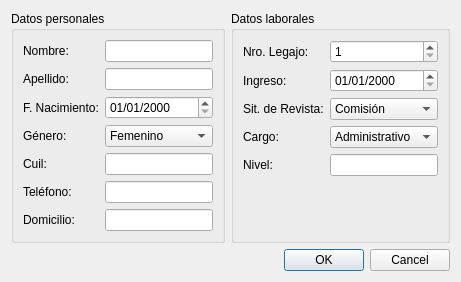
<?xml version="1.0" encoding="UTF-8"?>
<ui version="4.0">
 <class>Agregar</class>
 <widget class="QDialog" name="Agregar">
  <property name="geometry">
   <rect>
    <x>0</x>
    <y>0</y>
    <width>544</width>
    <height>324</height>
   </rect>
  </property>
  <property name="windowTitle">
   <string>Agregar empleado</string>
  </property>
  <property name="modal">
   <bool>true</bool>
  </property>
  <layout class="QVBoxLayout" name="verticalLayout">
   <property name="sizeConstraint">
    <enum>QLayout::SetFixedSize</enum>
   </property>
   <item>
    <layout class="QHBoxLayout" name="horizontalLayout">
     <item>
      <widget class="QGroupBox" name="groupBox">
       <property name="title">
        <string>Datos personales</string>
       </property>
       <layout class="QFormLayout" name="formLayout_3">
        <property name="fieldGrowthPolicy">
         <enum>QFormLayout::AllNonFixedFieldsGrow</enum>
        </property>
        <item row="0" column="0">
         <widget class="QLabel" name="lblNombre">
          <property name="text">
           <string>Nombre:</string>
          </property>
         </widget>
        </item>
        <item row="0" column="1">
         <widget class="QLineEdit" name="leNombre"/>
        </item>
        <item row="1" column="0">
         <widget class="QLabel" name="lblApellido">
          <property name="text">
           <string>Apellido:</string>
          </property>
         </widget>
        </item>
        <item row="1" column="1">
         <widget class="QLineEdit" name="leApellido"/>
        </item>
        <item row="2" column="0">
         <widget class="QLabel" name="lblFechaNacimiento">
          <property name="text">
           <string>F. Nacimiento:</string>
          </property>
         </widget>
        </item>
        <item row="2" column="1">
         <widget class="QDateEdit" name="deFechaNacimiento">
          <property name="displayFormat">
           <string>dd/MM/yyyy</string>
          </property>
         </widget>
        </item>
        <item row="3" column="0">
         <widget class="QLabel" name="lblGenero">
          <property name="text">
           <string>Género:</string>
          </property>
         </widget>
        </item>
        <item row="3" column="1">
         <widget class="QComboBox" name="cmbGenero">
          <item>
           <property name="text">
            <string>Femenino</string>
           </property>
          </item>
          <item>
           <property name="text">
            <string>Masculino</string>
           </property>
          </item>
         </widget>
        </item>
        <item row="4" column="0">
         <widget class="QLabel" name="lblCuil">
          <property name="text">
           <string>Cuil:</string>
          </property>
         </widget>
        </item>
        <item row="4" column="1">
         <widget class="QLineEdit" name="leCuil">
          <property name="maxLength">
           <number>13</number>
          </property>
         </widget>
        </item>
        <item row="5" column="0">
         <widget class="QLabel" name="lblTelefono">
          <property name="text">
           <string>Teléfono:</string>
          </property>
         </widget>
        </item>
        <item row="5" column="1">
         <widget class="QLineEdit" name="leTelefono"/>
        </item>
        <item row="6" column="0">
         <widget class="QLabel" name="lblDomicilio">
          <property name="text">
           <string>Domicilio:</string>
          </property>
         </widget>
        </item>
        <item row="6" column="1">
         <widget class="QLineEdit" name="leDomicilio"/>
        </item>
       </layout>
      </widget>
     </item>
     <item>
      <widget class="QGroupBox" name="groupBox_2">
       <property name="title">
        <string>Datos laborales</string>
       </property>
       <layout class="QFormLayout" name="formLayout_2">
        <property name="fieldGrowthPolicy">
         <enum>QFormLayout::AllNonFixedFieldsGrow</enum>
        </property>
        <item row="1" column="0">
         <widget class="QLabel" name="lblNroLegajo">
          <property name="text">
           <string>Nro. Legajo:</string>
          </property>
         </widget>
        </item>
        <item row="1" column="1">
         <widget class="QSpinBox" name="sbNroLegajo">
          <property name="minimum">
           <number>1</number>
          </property>
          <property name="maximum">
           <number>1000</number>
          </property>
         </widget>
        </item>
        <item row="2" column="0">
         <widget class="QLabel" name="lblFechaIngreso">
          <property name="text">
           <string>Ingreso:</string>
          </property>
         </widget>
        </item>
        <item row="2" column="1">
         <widget class="QDateEdit" name="deFechaIngreso">
          <property name="displayFormat">
           <string>dd/MM/yyyy</string>
          </property>
         </widget>
        </item>
        <item row="3" column="0">
         <widget class="QLabel" name="lblRevista">
          <property name="text">
           <string>Sit. de Revista:</string>
          </property>
         </widget>
        </item>
        <item row="3" column="1">
         <widget class="QComboBox" name="cmbRevista">
          <item>
           <property name="text">
            <string>Comisión</string>
           </property>
          </item>
          <item>
           <property name="text">
            <string>Pasantía</string>
           </property>
          </item>
          <item>
           <property name="text">
            <string>Permanente</string>
           </property>
          </item>
          <item>
           <property name="text">
            <string>Temporaria</string>
           </property>
          </item>
          <item>
           <property name="text">
            <string>Transitoria</string>
           </property>
          </item>
         </widget>
        </item>
        <item row="4" column="0">
         <widget class="QLabel" name="lblCargo">
          <property name="text">
           <string>Cargo:</string>
          </property>
         </widget>
        </item>
        <item row="4" column="1">
         <widget class="QComboBox" name="cmbCargo">
          <item>
           <property name="text">
            <string>Administrativo</string>
           </property>
          </item>
          <item>
           <property name="text">
            <string>Jerárquico</string>
           </property>
          </item>
          <item>
           <property name="text">
            <string>Obrero</string>
           </property>
          </item>
          <item>
           <property name="text">
            <string>Profesional</string>
           </property>
          </item>
          <item>
           <property name="text">
            <string>Servicio</string>
           </property>
          </item>
         </widget>
        </item>
        <item row="6" column="0">
         <widget class="QLabel" name="lblNivel">
          <property name="text">
           <string>Nivel:</string>
          </property>
         </widget>
        </item>
        <item row="6" column="1">
         <widget class="QLineEdit" name="leNivel"/>
        </item>
       </layout>
      </widget>
     </item>
    </layout>
   </item>
   <item>
    <widget class="QDialogButtonBox" name="buttonBox">
     <property name="orientation">
      <enum>Qt::Horizontal</enum>
     </property>
     <property name="standardButtons">
      <set>QDialogButtonBox::Cancel|QDialogButtonBox::Ok</set>
     </property>
    </widget>
   </item>
  </layout>
 </widget>
 <resources/>
 <connections>
  <connection>
   <sender>buttonBox</sender>
   <signal>accepted()</signal>
   <receiver>Agregar</receiver>
   <slot>accept()</slot>
   <hints>
    <hint type="sourcelabel">
     <x>248</x>
     <y>254</y>
    </hint>
    <hint type="destinationlabel">
     <x>157</x>
     <y>274</y>
    </hint>
   </hints>
  </connection>
  <connection>
   <sender>buttonBox</sender>
   <signal>rejected()</signal>
   <receiver>Agregar</receiver>
   <slot>reject()</slot>
   <hints>
    <hint type="sourcelabel">
     <x>316</x>
     <y>260</y>
    </hint>
    <hint type="destinationlabel">
     <x>286</x>
     <y>274</y>
    </hint>
   </hints>
  </connection>
 </connections>
</ui>
